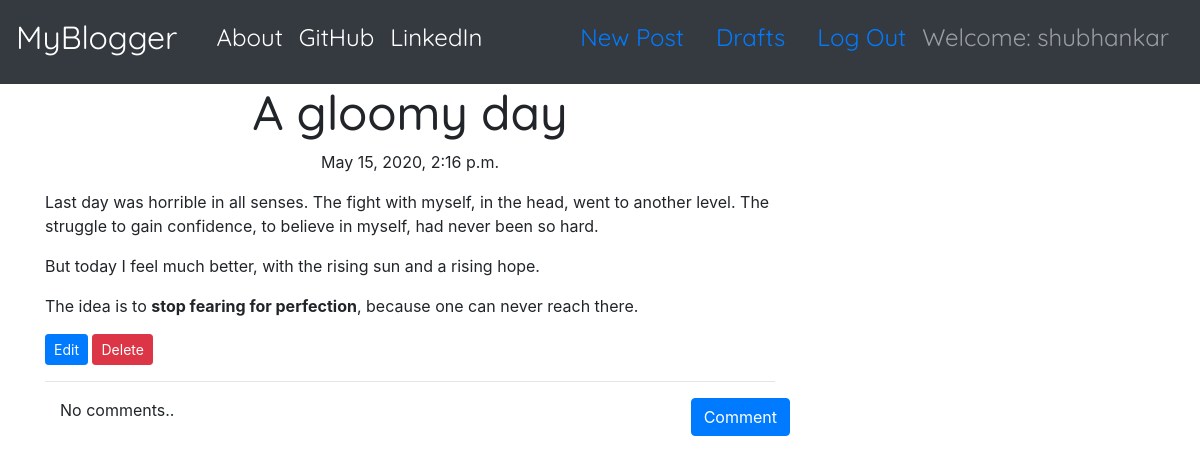
The page /post/5 (signed in) on the database its author committed.
### blog/models.py (models this page shows, shortened)
class Post(models.Model):
    author = models.ForeignKey('auth.User', on_delete=models.CASCADE)
    title = models.CharField(max_length=200)
    text = models.TextField()
    created_date = models.DateTimeField(default=timezone.now)
    published_date = models.DateTimeField(blank=True, null=True)

### blog/views.py (the view)
# urls.py: path('post/<str:pk>', PostDetailView.as_view(), name='post_detail'),
class PostDetailView(DetailView):
    model = Post

### blog/templates/blog/post_detail.html
{% extends 'blog/base.html' %}
{% load tz %}
{% block content %}
  <h1 class="posttitle loader">{{ post.title }}</h1>
  {% if post.published_date %}
    <div class="date postdate">
        {{ post.published_date|timezone:"Asia/Calcutta" }}
    </div>
  {% else %}
    <a class="btn btn-primary" href="{% url 'post_publish' pk=post.pk %}">Publish</a>
  {% endif %}
  <p class="postcontent">{{ post.text|safe|linebreaksbr }}</p>
  {% if user.is_authenticated %}
    <a class="btn btn-sm btn-primary" href="{% url 'post_edit' pk=post.pk %}">Edit
    </a>
    <a class="btn btn-sm btn-danger" href="{% url 'post_delete' pk=post.pk %}">Delete
    </a>
  {% endif %}
  <hr>
  <a class="btn btn-primary btn-comment" href="{% url 'add_comment' pk=post.pk %}">Comment</a>
  <div class="container">
    {% for comment in post.comments.all %}
      <br>
        {% if user.is_authenticated or comment.approved_comment %}
          {{ comment.created_date|timezone:"Asia/Calcutta" }}
            {% if not comment.approved_comment %}
              <a class="btn btn-danger" href="{% url 'comment_remove' pk=comment.pk %}">
                <span class="glyphicon glyphicon-remove"></span>
              </a>
              <a class="btn btn-primary" href="{% url 'comment_approve' pk=comment.pk %}">
                <span class="glyphicon glyphicon-ok"></span>
              </a>
            {% endif %}
            <p>{{ comment.text|safe|linebreaks }}</p>
            <p>Posted by: {{ comment.author }}</p>
        {% endif %}
        {% empty %}
          <p>No comments..</p>
    {% endfor %}
  </div>
{% endblock %}

### blog/templates/blog/base.html (shortened to what this page needs)
<!DOCTYPE html>
{% load static %}
<html lang="en" dir="ltr">
  <head>
    <link rel="stylesheet" href="https://stackpath.bootstrapcdn.com/bootstrap/4.4.1/css/bootstrap.min.css">
    <link rel="stylesheet" href="//cdn.jsdelivr.net/npm/medium-editor@latest/dist/css/medium-editor.min.css" type="text/css" media="screen" charset="utf-8">
    <link rel="stylesheet" href="{% static 'css/blog.css' %}">
  </head>
  <body>
    <nav class="navbar navbar-expand-lg navbar-dark bg-dark">
      <a class="navbar-brand brandtext" href="{% url 'post_list' %}">MyBlogger</a>
      <div class="collapse navbar-collapse container techfont" id="navbarNavAltMarkup">
        <div class="navbar-nav mr-auto">
          <a class="nav-item nav-link active" href="{% url 'about' %}">About</span></a>
          <a class="nav-item nav-link active" href="https://www.github.com">GitHub</a>
          <a class="nav-item nav-link active" href="https://www.linkedin.com">LinkedIn</a>
        </div>
        {% if user.is_authenticated %}
          <a class="nav-item nav-link active" href="{% url 'post_new' %}">New Post<span class="sr-only">(current)</span></a>
          <a class="nav-item nav-link active" href="{% url 'draft_list' %}">Drafts</a>
          <a class="nav-item nav-link active" href="{% url 'logout' %}">Log Out</a>
          <a class="navbar-text">Welcome: {{user.username}}</a>
        {% else %}
          <a class="nav-item nav-link active" href="{% url 'login' %}">Login</a>
        {% endif %}
      </div>
    </nav>
    <div class="content container">
      <div class="row">
        <div class="col-md-8">
          <div class="blog_posts">
            {% block content %}
            {% endblock %}
          </div>
        </div>
      </div>
    </div>
  </body>
</html>

### blog/static/css/blog.css (style rules this page uses)
.techfont { font-family: 'Quicksand', sans-serif; font-size: 1.5em; margin-bottom: 10px; }
.brandtext { font-family: 'Quicksand', sans-serif; font-size: 2em; margin-bottom: 10px; }
.loader { filter:hue-rotate(0deg); color:linear-gradient(45deg,#0f8,#08f); animation:hue 10000ms infinite linear; }
.postdate { text-align: center; }
.posttitle { font-family: 'Quicksand', sans-serif; font-size: 3em; text-align: center; }
.postcontent { font-family: 'Quicksand', sans-serif; font-size: 1.5em; }
.btn-comment { position: absolute; right: 0px; }

### rows shown on the page
Post: title "A gloomy day", published_date "May 15, 2020, 2:16 p.m.", text "Last day was horrible in all senses. The fight with myself, in the head, went to another level. The struggle to gain confidence, to believe in myself, had never been so hard. But today I feel much better, with the rising sun and a rising hope. The idea is to stop fearing for perfection , because one can never reach there."

### other values the page prints
{{ user.username }} "shubhankar"
